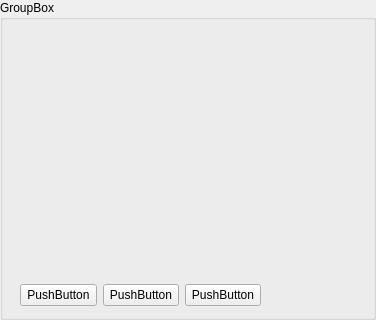
<?xml version="1.0" encoding="UTF-8"?>
<ui version="4.0">
 <class>boardw</class>
 <widget class="QGroupBox" name="boardw">
  <property name="geometry">
   <rect>
    <x>0</x>
    <y>0</y>
    <width>376</width>
    <height>320</height>
   </rect>
  </property>
  <property name="windowTitle">
   <string>GroupBox</string>
  </property>
  <property name="title">
   <string>GroupBox</string>
  </property>
  <widget class="drawing" name="widget" native="true">
   <property name="geometry">
    <rect>
     <x>20</x>
     <y>40</y>
     <width>241</width>
     <height>231</height>
    </rect>
   </property>
  </widget>
  <widget class="QWidget" name="">
   <property name="geometry">
    <rect>
     <x>20</x>
     <y>280</y>
     <width>241</width>
     <height>30</height>
    </rect>
   </property>
   <layout class="QHBoxLayout" name="horizontalLayout">
    <item>
     <widget class="QPushButton" name="pushButton">
      <property name="text">
       <string>PushButton</string>
      </property>
     </widget>
    </item>
    <item>
     <widget class="QPushButton" name="pushButton_2">
      <property name="text">
       <string>PushButton</string>
      </property>
     </widget>
    </item>
    <item>
     <widget class="QPushButton" name="pushButton_3">
      <property name="text">
       <string>PushButton</string>
      </property>
     </widget>
    </item>
   </layout>
  </widget>
 </widget>
 <customwidgets>
  <customwidget>
   <class>drawing</class>
   <extends>QWidget</extends>
   <header>drawing.h</header>
   <container>1</container>
  </customwidget>
 </customwidgets>
 <resources/>
 <connections/>
</ui>
